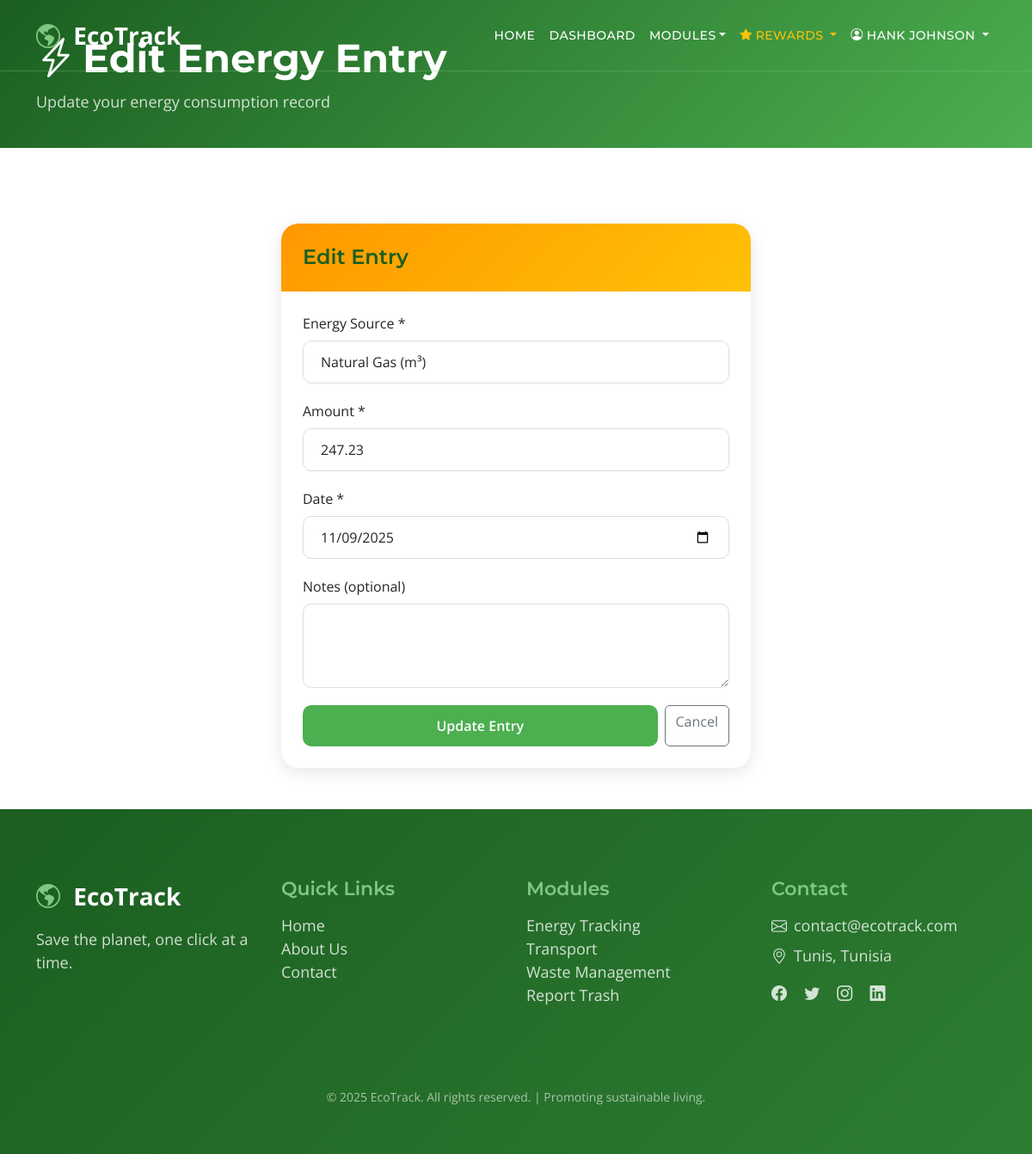
Page /modules/energy/edit.php?id=137 (signed in) on the committed database.
### tables this page shows
CREATE TABLE IF NOT EXISTS energy_consumption (
    id INT AUTO_INCREMENT PRIMARY KEY,
    user_id INT,
    source_id INT,
    amount DECIMAL(10,2) NOT NULL,
    date DATE NOT NULL,
    notes TEXT,
    created_at TIMESTAMP DEFAULT CURRENT_TIMESTAMP,
    FOREIGN KEY (user_id) REFERENCES users(id) ON DELETE CASCADE,
    FOREIGN KEY (source_id) REFERENCES energy_sources(id)
);

CREATE TABLE IF NOT EXISTS energy_sources (
    id INT AUTO_INCREMENT PRIMARY KEY,
    name VARCHAR(100) NOT NULL,
    emission_factor DECIMAL(10,4) NOT NULL,
    unit VARCHAR(50) NOT NULL
);

### modules/energy/edit.php (the view, shortened to what this page needs)
<?php
require_once '../../includes/config.php';
$userId = $_SESSION['user_id'];
$entryId = (int)($_GET['id'] ?? 0);
$stmt = $pdo->prepare("SELECT * FROM energy_consumption WHERE id = ? AND user_id = ?");
$stmt->execute([$entryId, $userId]);
$entry = $stmt->fetch();
$sources = $pdo->query("SELECT * FROM energy_sources ORDER BY name")->fetchAll();
include '../../includes/header.php';
?>
<div class="dashboard-header">
    <div class="container">
        <h2><i class="bi-lightning-charge me-2"></i>Edit Energy Entry</h2>
        <p>Update your energy consumption record</p>
    </div>
</div>
<section class="py-5">
    <div class="container">
        <div class="row justify-content-center">
            <div class="col-lg-6 col-md-8">
                <div class="module-card">
                    <div class="module-card-header energy">
                        <h5 class="mb-0">Edit Entry</h5>
                    </div>
                    <div class="module-card-body">
                        <form method="POST" class="custom-form">
                            <div class="mb-3">
                                <label class="form-label">Energy Source *</label>
                                <select name="source_id" class="form-control" required>
                                    <?php foreach ($sources as $source): ?>
                                    <option value="<?php echo $source['id']; ?>" <?php echo $source['id'] == $entry['source_id'] ? 'selected' : ''; ?>><?php echo htmlspecialchars($source['name']); ?> (<?php echo $source['unit']; ?>)</option>
                                    <?php endforeach; ?>
                                </select>
                            </div>
                            <div class="mb-3">
                                <label class="form-label">Amount *</label>
                                <input type="number" name="amount" class="form-control" step="0.01" min="0" required value="<?php echo $entry['amount']; ?>">
                            </div>
                            <div class="mb-3">
                                <label class="form-label">Date *</label>
                                <input type="date" name="date" class="form-control" required value="<?php echo $entry['date']; ?>">
                            </div>
                            <div class="mb-3">
                                <label class="form-label">Notes (optional)</label>
                                <textarea name="notes" class="form-control" rows="3"><?php echo htmlspecialchars($entry['notes'] ?? ''); ?></textarea>
                            </div>
                            <div class="d-flex gap-2">
                                <button type="submit" class="custom-btn">Update Entry</button>
                                <a href="index.php" class="btn btn-outline-secondary">Cancel</a>
                            </div>
                        </form>
                    </div>
                </div>
            </div>
        </div>
    </div>
</section>
<?php include '../../includes/footer.php'; ?>

### css/style.css (style rules this page uses)
:root { --white-color: #ffffff; --primary-color: #2e7d32; --secondary-color: #81c784; --section-bg-color: #e8f5e9; --custom-btn-bg-color: #4caf50; --custom-btn-bg-hover-color: #2e7d32; --dark-color: #1b5e20; --p-color: #5d6368; --border-color: #a5d6a7; --link-hover-color: #1b5e20; --success-color: #4caf50; --warning-color: #ff9800; --danger-color: #f44336; --info-color: #2196f3; --body-font-family: 'Open Sans', sans-serif; --title-font-family: 'Montserrat', sans-serif; --h1-font-size: 58px; --h2-font-size: 46px; --h3-font-size: 32px; --h4-font-size: 28px; --h5-font-size: 24px; --h6-font-size: 22px; --p-font-size: 18px; --menu-font-size: 14px; --btn-font-size: 16px; --copyright-font-size: 14px; --border-radius-large: 100px; --border-radius-medium: 20px; --border-radius-small: 10px; --font-weight-normal: 400; --font-weight-medium: 500; --font-weight-semibold: 600; --font-weight-bold: 700; }
body { background-color: var(--white-color); font-family: var(--body-font-family); }
h2, h3, h4, h5, h6 { color: var(--dark-color); }
h1, h2, h3, h4, h5, h6 { font-family: var(--title-font-family); font-weight: var(--font-weight-semibold); }
h2 { font-size: var(--h2-font-size); font-weight: var(--font-weight-bold); }
h5 { font-size: var(--h5-font-size); }
p { color: var(--p-color); font-size: var(--p-font-size); font-weight: var(--font-weight-normal); }
a, button { touch-action: manipulation; transition: all 0.3s; }
a { display: inline-block; color: var(--primary-color); text-decoration: none; }
.custom-btn { background: var(--custom-btn-bg-color); border: 2px solid transparent; border-radius: var(--border-radius-large); color: var(--white-color); font-size: var(--btn-font-size); font-weight: var(--font-weight-semibold); padding: 12px 30px; transition: all 0.3s; }
.custom-form .form-control { border-radius: var(--border-radius-small); padding: 12px 20px; margin-bottom: 20px; border: 1px solid #ddd; }
.custom-form button[type="submit"] { background: var(--custom-btn-bg-color); border: none; border-radius: var(--border-radius-small); color: var(--white-color); font-size: var(--btn-font-size); font-weight: var(--font-weight-semibold); padding: 12px 30px; width: 100%; }
.module-card { background: var(--white-color); border-radius: var(--border-radius-medium); overflow: hidden; box-shadow: 0 5px 20px rgba(0,0,0,0.1); transition: all 0.3s; height: 100%; }
.module-card-header { padding: 25px; color: var(--white-color); }
.module-card-header.energy { background: linear-gradient(135deg, #ff9800, #ffc107); }
.module-card-body { padding: 25px; }
.dashboard-header { background: linear-gradient(135deg, #1b5e20 0%, #4caf50 100%); padding: 40px 0; margin-bottom: 40px; }
.dashboard-header h2 { color: var(--white-color); margin-bottom: 10px; }
.dashboard-header p { color: rgba(255,255,255,0.8); margin-bottom: 0; }

### rows in the picture
energy_consumption: source_id "Natural Gas (m³)", amount "247.23", date "11/09/2025"

### other values in the picture
$_SESSION['user_name'] "HANK JOHNSON"
SITE_SLOGAN "Save the planet, one click at a time."
